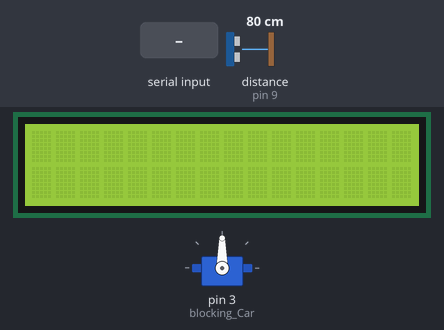
The sketch below on a simulated Arduino Uno, built with avr-gcc and run on an emulated ATmega328P. Shown: 16×2 character LCD, servo. Wiring (inferred from the names in the program): ultrasonic range finder: trigger pin 10; echo pin 9. The inputs (shaded band) are chosen by the test bench; at power-on: distance to the obstacle (sensor on pin 9) 80 cm. The echo pulse lasts 58.3 µs per cm; what the sketch prints to the serial monitor is not drawn.

Above: at 1.2 s.
1.3 s: distance to the obstacle (sensor on pin 9) set to 2 cm
3.5 s: "L90\n" received over Serial
At 3.9 s:
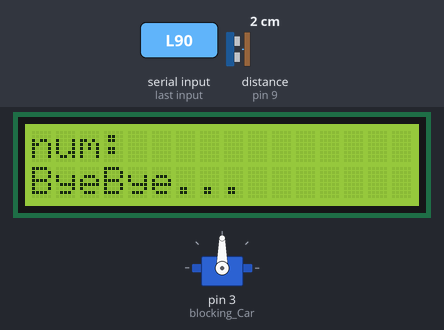
5.0 s: distance to the obstacle (sensor on pin 9) set to 18 cm
At 6.9 s:
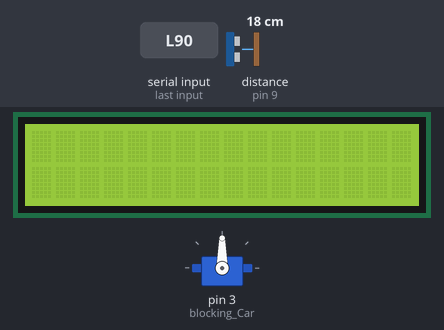
Timing chart, 0 to 8.4 s (numbered marks = the images above; inputs shaded):
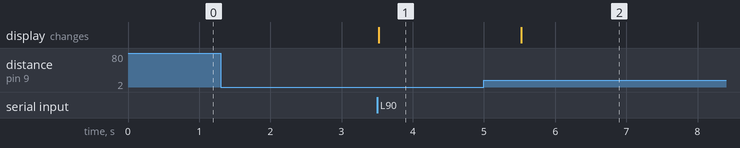

The sketch:

Blocking_Arduino.ino
```cpp
//==================================================
// 차단기 Arduino Code
// Sensing Vehicle & Notice for Drivers
//
// 차량이 오는 것을 초음파 센서로 감지하고, Raspberry Pi에게 Serial로 전송.
// Raspberry Pi로부터 주차자리, 차량 타입, 차량 번호를 전달받아 LCD로 안내
// 안내할 시, 차량 타입에 따라 충전에 유리한 주차방식 안내.
//
// Check_clear : LCD를 Clear 해야하는 timing인지 확인하는 함수
// lcd_pass : 전달받은 Car_info를 기반으로 LCD에 안내문 출력하는 함수
// Serial.read() : Raspberry Pi로부터 Serial로 data를 받아올 때 사용하는 함수
//
//==================================================


//===========================
// LCD declare
//===========================
#include <LiquidCrystal_I2C.h>
LiquidCrystal_I2C lcd(0x27, 16, 2); // (주소,열,행)

int car_number = -1;
int type = -1;
char spot[10] = "";

int Clear_compare = 0; //Lcd Clear 적재적소에 할 수 있도록 기준 설정

volatile byte status = HIGH;

//=============================
//   Servo Motor Declare
//=============================
#include <Servo.h>

Servo blocking_Car;

//=============================
//   Ultra sonic Declare
//=============================

#define TRIG 10 //TRIG 핀 설정 (초음파 보내는 핀)
#define ECHO 9 //ECHO 핀 설정 (초음파 받는 핀)


//=============================
//   Serial Declare
//=============================

#include <SoftwareSerial.h>
#define TX 7
#define RX 8
SoftwareSerial soft_Serial(TX, RX);

void Check_clear();               // Serial 통신으로 값이 넘어 오는 지 체크


void setup() {
  Serial.begin(9600);
  //===========================
  // LCD setup
  //===========================
  lcd.init(); // 초기화 해주고
  lcd.backlight(); // 백라이트 켜주고

  //=============================
  //   Servo Motor Setup
  //=============================
  blocking_Car.attach(3);

  //=============================
  //   Ultra sonic Setup
  //=============================
  pinMode(TRIG, OUTPUT);
  pinMode(ECHO, INPUT);
  blocking_Car.write(90);
}

//===========================
// LCD Function
//===========================
void lcd_pass(char ** car_info) {
  Check_clear();
  lcd.setCursor(0, 0); lcd.print("num:"); lcd.print(car_info[1]);
  lcd.setCursor(0, 1);
  if (atoi(car_info[0]) == 0) {
    lcd.print("ByeBye...");
    return;
  }

  if (atoi(car_info[2]) == -1) {
    lcd.print("Not Reg Car");
    //Serial.println("주차 가능한 차량이 아닙니다");
    delay(2000);
    return;
  }

  if (car_info[3] == NULL) {
    lcd.print("Don't exist space");
    //Serial.println("주차 공간이 없습니다");
    delay(2000);
    return;
  }
  blocking_Car.write(0);
  lcd.print("Go ");   lcd.print(car_info[3]);

  if (atoi(car_info[2]) == 1) {
    lcd.print(" Park B");
  }
  else {
    lcd.print(" Park F");
  }
  delay(2000);
}


void lcd_Ready(void) {
  Check_clear();
}


void Check_clear(void) {
  if (Clear_compare == 0) {
    lcd.clear();
    Clear_compare = 1;
  }
}


void loop() {
  long duration, distance;
  digitalWrite(TRIG, LOW);
  delayMicroseconds(2);
  digitalWrite(TRIG, HIGH);
  delayMicroseconds(10);
  digitalWrite(TRIG, LOW);
  duration = pulseIn (ECHO, HIGH);

  distance = duration * 17 / 1000;

  Serial.println(distance);
  if (distance <= 15) {
    if (status == HIGH) {
      Clear_compare = 0;

      Serial.println("S");
      char* pToken;
      char *pArray[10] = {0};
      char RxBuffer[40];
      int idx = 0;
      while (1) {
        if (Serial.available() > 0) {
          RxBuffer[idx++] = Serial.read();
          delay(1);
          if (RxBuffer[idx - 1] == 'L') {
            RxBuffer[idx - 1] = '\0';
            break;
          }
        }
      }

      pToken = strtok(RxBuffer, "@");
      idx = 0;

      while (pToken != NULL) {
        pArray[idx] = pToken;       //pArray[0] : Inout , pArray[1] : car_num
        if (++idx > 5) break;       //pArray[2] : type  , pArray[3] : rest_spot
        pToken = strtok(NULL, "@");
      }

      lcd_pass(pArray);


      status = LOW;
    }
  }
  else if (distance != 0 ) {
    if (status == LOW) {
      Clear_compare = 0;
      lcd_Ready();
      delay(500);

      blocking_Car.write(90); // 차단기 내려가기
      status = HIGH;
    }
  }

  delay(1000);
}
```

Measured:
- after the input at 1.3 s, every drawn part: stays the same
- after the input at 3.5 s, the display: changes at once (image 1)
- after the input at 5.0 s, the display: changes after 0.52 s (image 2)
